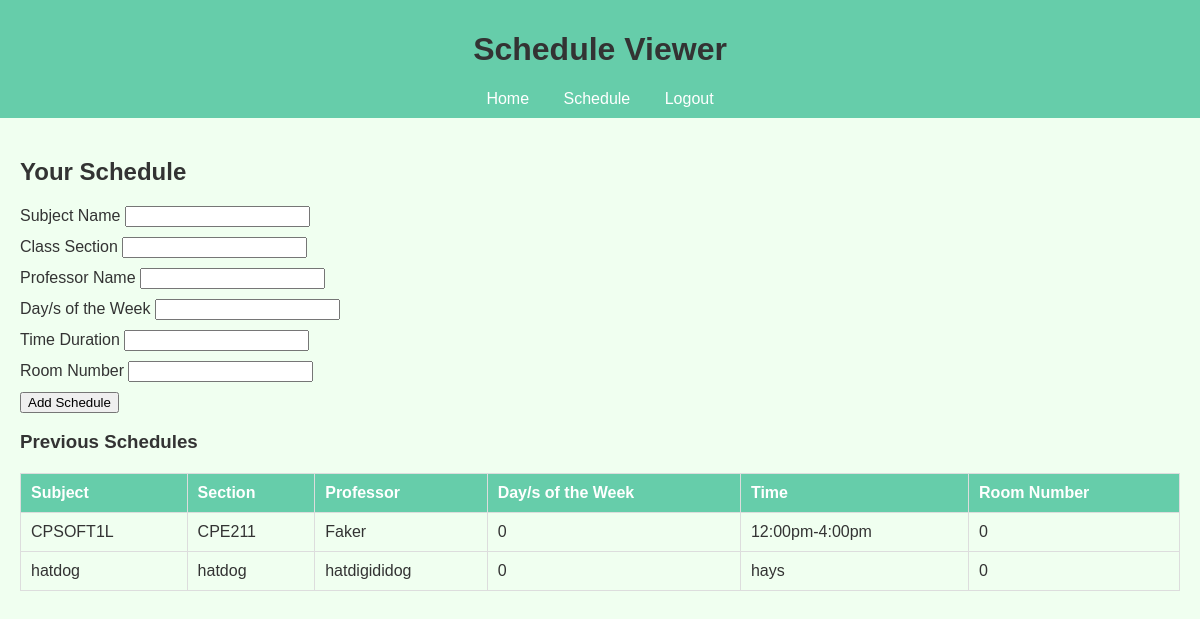
/schedule (signed in), run on the app's committed database.
### models/schedule.py (models this page shows)
class Schedule(db.Model):
    id = db.Column(db.Integer, primary_key=True)
    user_id = db.Column(db.Integer, db.ForeignKey('user.id'), nullable=False)
    subject_name = db.Column(db.String(80), nullable=False)
    class_section = db.Column(db.String(80), nullable=False)
    professor_name = db.Column(db.String(80), nullable=False)
    day_week = db.Column(db.String(80), nullable=False)
    time_duration = db.Column(db.String(80), nullable=False)
    room_number = db.Column(db.String(80), nullable=False)

### app.py (the view, shortened to what this page needs)
@app.route('/schedule', methods=['GET', 'POST'])
@login_required
def schedule():
    form = ScheduleForm()
    schedules = Schedule.query.filter_by(user_id=current_user.id).all()
    return render_template('schedule.html', form=form, schedules=schedules)

### forms/schedule.py
class ScheduleForm(FlaskForm):
    subject_name = StringField('Subject Name', validators=[DataRequired()])
    class_section = StringField('Class Section', validators=[DataRequired()])
    professor_name = StringField('Professor Name', validators=[DataRequired()])
    day_week = StringField('Day/s of the Week', validators=[DataRequired()])
    time_duration = StringField('Time Duration', validators=[DataRequired()])
    room_number = StringField('Room Number', validators=[DataRequired()])
    submit = SubmitField('Add Schedule')

### app.py (called while the page is built)
@login_manager.user_loader
def load_user(user_id):
    return User.query.get(int(user_id))

### templates/schedule.html (shortened to what this page needs)
{% extends "base.html" %}
{% block content %}
<h2>Your Schedule</h2>
<form method="POST">
    <div>
        {{ form.subject_name.label }} {{ form.subject_name() }}
    </div>
    <div>
        {{ form.class_section.label }} {{ form.class_section() }}
    </div>
    <div>
        {{ form.professor_name.label }} {{ form.professor_name() }}
    </div>
    <div>
        {{ form.day_week.label }} {{ form.day_week() }}
    </div>
    <div>
        {{ form.time_duration.label }} {{ form.time_duration() }}
    </div>
    <div>
        {{ form.room_number.label }} {{ form.room_number() }}
    </div>
    <div>
        {{ form.submit() }}
    </div>
</form>
<h3>Previous Schedules</h3>
<table>
    <thead>
        <tr>
            <th>Subject</th>
            <th>Section</th>
            <th>Professor</th>
            <th>Day/s of the Week</th>
            <th>Time</th>
            <th>Room Number</th>
        </tr>
    </thead>
    <tbody>
        {% for schedule in schedules %}
        <tr>
            <td>{{ schedule.subject_name }}</td>
            <td>{{ schedule.class_section }}</td>
            <td>{{ schedule.professor_name }}</td>
            <td>{{ schedule.day_week }}</td>
            <td>{{ schedule.time_duration }}</td>
            <td>{{ schedule.room_number }}</td>
        </tr>
        {% endfor %}
    </tbody>
</table>
{% endblock %}

### templates/base.html (shortened to what this page needs)
<!DOCTYPE html>
<html lang="en">
<head>
    <link rel="stylesheet" href="{{ url_for('static', filename='css/styles.css') }}">
</head>
<body>
    <header>
        <h1>Schedule Viewer</h1>
        <nav>
            <a href="{{ url_for('index') }}">Home</a>
            {% if current_user.is_authenticated %}
                <a href="{{ url_for('schedule') }}">Schedule</a>
                <a href="{{ url_for('logout') }}">Logout</a>
            {% else %}
                <a href="{{ url_for('login') }}">Login</a>
                <a href="{{ url_for('signup') }}">Sign Up</a>
            {% endif %}
        </nav>
    </header>
    <main>
        {% block content %}{% endblock %}
    </main>
</body>
</html>

### static/css/styles.css (style rules this page uses)
body { font-family: Arial, sans-serif; background-color: #f0fff0; color: #333; margin: 0; padding: 0; }
header { background-color: #66cdaa; padding: 10px; text-align: center; }
nav a { margin: 0 15px; color: #fff; text-decoration: none; }
main { padding: 20px; }
form div { margin: 10px 0; }
table { width: 100%; border-collapse: collapse; margin-top: 20px; }
table, th, td { border: 1px solid #ddd; }
th, td { padding: 10px; text-align: left; }
th { background-color: #66cdaa; color: #fff; }

### data on the page
Schedule: subject_name "CPSOFT1L", class_section "CPE211", professor_name "Faker", day_week "0", time_duration "12:00pm-4:00pm", room_number "0"
Schedule: subject_name "hatdog", class_section "hatdog", professor_name "hatdigididog", day_week "0", time_duration "hays", room_number "0"
